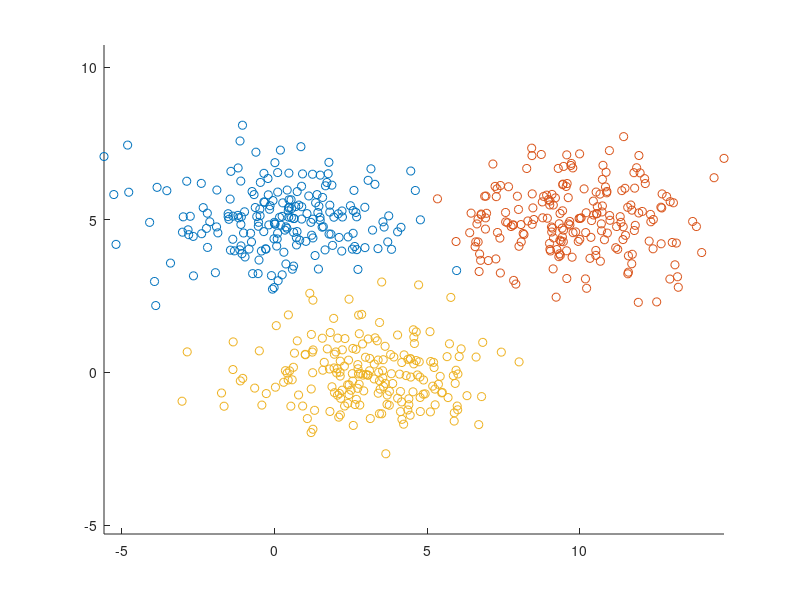

MATLAB code to generate this figure: (Note: this script raises an error after producing the figure.)
function test_snr()
addpath('/Users/gkour/drive/PhD/events_analysis/Neural Decoding')

close all
test_basic_transfer()
test_compare_leaning_transfer()
test_SNR_T_reduces_to_SNR()

end


function test_basic_transfer()

    cov = [4, 0; 0, 1];
    
    samples_m1 = mvnrnd([0 ,5],cov,200);
    samples_m2 = mvnrnd([10 ,5],cov,200);
    samples_m3 = mvnrnd([3 ,0],cov,200);

    
    figure;
    hold on;
    scatter(samples_m1(:,1),samples_m1(:,2))
    scatter(samples_m2(:,1),samples_m2(:,2))
    scatter(samples_m3(:,1),samples_m3(:,2))
    axis equal;
    hold off;
    
    [geom1.centroid, geom1.D, geom1.U, geom1.Ri, geom1.N] = extract_geometry(samples_m1);
    [geom2.centroid, geom2.D, geom2.U, geom2.Ri, geom2.N] = extract_geometry(samples_m2); 
    [geom3.centroid, geom3.D, geom3.U, geom3.Ri, geom3.N] = extract_geometry(samples_m3);
    
    
    [~,error_c] = SNR_T(geom1, geom2, geom3);
    arrayfun(error_c, 1:20)
            
end

function test_compare_leaning_transfer()

    cov = [4, 0; 0, 1];
    
    samples_m1 = mvnrnd([0 ,5],cov,200);
    samples_m2 = mvnrnd([10 ,5],cov,200);
    samples_m2_leaning = mvnrnd([10 ,5],[4,2;2,4],200);
    samples_m3 = mvnrnd([3 ,0],cov,200);

    
    figure;
    hold on;
    scatter(samples_m1(:,1),samples_m1(:,2))
    scatter(samples_m2_leaning(:,1),samples_m2_leaning(:,2))
    scatter(samples_m3(:,1),samples_m3(:,2))
    axis equal;
    hold off;
    
    [geom1.centroid, geom1.D, geom1.U, geom1.Ri, geom1.N] = extract_geometry(samples_m1);
    [geom2.centroid, geom2.D, geom2.U, geom2.Ri, geom2.N] = extract_geometry(samples_m2);
    [geom2_l.centroid, geom2_l.D, geom2_l.U, geom2_l.Ri, geom2_l.N] = extract_geometry(samples_m2_leaning);
    [geom3.centroid, geom3.D, geom3.U, geom3.Ri, geom3.N] = extract_geometry(samples_m3);
    
    
    [~,error_c] = SNR_T(geom1, geom2, geom3);
    a = arrayfun(error_c, 1:20);
    [~,error_c] = SNR_T(geom1, geom2_l, geom3);
    b = arrayfun(error_c, 1:20);
    
    assert(all(a<b))
    
            
end


function test_SNR_T_reduces_to_SNR()
    cov = [4, 0; 0, 1];
    
    samples_m1 = mvnrnd([0 ,0],cov,200);
    samples_m2 = mvnrnd([4 ,0],cov,200);
    
    figure;
    hold on;
    scatter(samples_m1(:,1),samples_m1(:,2))
    scatter(samples_m2(:,1),samples_m2(:,2))
    axis equal;
    hold off;
    
    
    [geom1.centroid, geom1.D, geom1.U, geom1.Ri, geom1.N] = extract_geometry(samples_m1);
    [geom2.centroid, geom2.D, geom2.U, geom2.Ri, geom2.N] = extract_geometry(samples_m2); 
    
    [~,error_snr] = SNR(geom1, geom2);
    snr_error_res = arrayfun(error_snr, 1:20)
    
    [~,error_snrT] = SNR_T(geom1, geom2, geom1);
    snrT_error_res = arrayfun(error_snrT, 1:20)
    
    assert(all(abs(snr_error_res-snrT_error_res)<0.0001))
    
end
